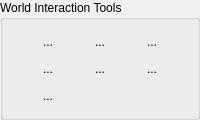
      <widget class="QGroupBox" name="groupBox">
       <property name="maximumSize">
        <size>
         <width>16777215</width>
         <height>16777215</height>
        </size>
       </property>
       <property name="title">
        <string>World Interaction Tools</string>
       </property>
       <layout class="QGridLayout" name="gridLayout">
        <item row="0" column="0">
         <widget class="QToolButton" name="tbtnPointer">
          <property name="text">
           <string>...</string>
          </property>
          <property name="iconSize">
           <size>
            <width>32</width>
            <height>32</height>
           </size>
          </property>
          <property name="autoRaise">
           <bool>true</bool>
          </property>
         </widget>
        </item>
        <item row="0" column="1">
         <widget class="QToolButton" name="tbtnBgo">
          <property name="autoFillBackground">
           <bool>false</bool>
          </property>
          <property name="styleSheet">
           <string/>
          </property>
          <property name="text">
           <string>...</string>
          </property>
          <property name="iconSize">
           <size>
            <width>32</width>
            <height>32</height>
           </size>
          </property>
          <property name="autoRaise">
           <bool>true</bool>
          </property>
         </widget>
        </item>
        <item row="0" column="2">
         <widget class="QToolButton" name="tbtnBgi">
          <property name="text">
           <string>...</string>
          </property>
          <property name="iconSize">
           <size>
            <width>32</width>
            <height>32</height>
           </size>
          </property>
          <property name="autoRaise">
           <bool>true</bool>
          </property>
         </widget>
        </item>
        <item row="1" column="0">
         <widget class="QToolButton" name="tbtnObj">
          <property name="text">
           <string>...</string>
          </property>
          <property name="iconSize">
           <size>
            <width>32</width>
            <height>32</height>
           </size>
          </property>
          <property name="autoRaise">
           <bool>true</bool>
          </property>
         </widget>
        </item>
        <item row="1" column="1">
         <widget class="QToolButton" name="tbtnMpp">
          <property name="text">
           <string>...</string>
          </property>
          <property name="iconSize">
           <size>
            <width>32</width>
            <height>32</height>
           </size>
          </property>
          <property name="autoRaise">
           <bool>true</bool>
          </property>
         </widget>
        </item>
        <item row="1" column="2">
         <widget class="QToolButton" name="tbtnMp">
          <property name="text">
           <string>...</string>
          </property>
          <property name="iconSize">
           <size>
            <width>32</width>
            <height>32</height>
           </size>
          </property>
          <property name="autoRaise">
           <bool>true</bool>
          </property>
         </widget>
        </item>
        <item row="2" column="0">
         <widget class="QToolButton" name="tbtnBgm">
          <property name="text">
           <string>...</string>
          </property>
          <property name="iconSize">
           <size>
            <width>32</width>
            <height>32</height>
           </size>
          </property>
          <property name="autoRaise">
           <bool>true</bool>
          </property>
         </widget>
        </item>
       </layout>
      </widget>
